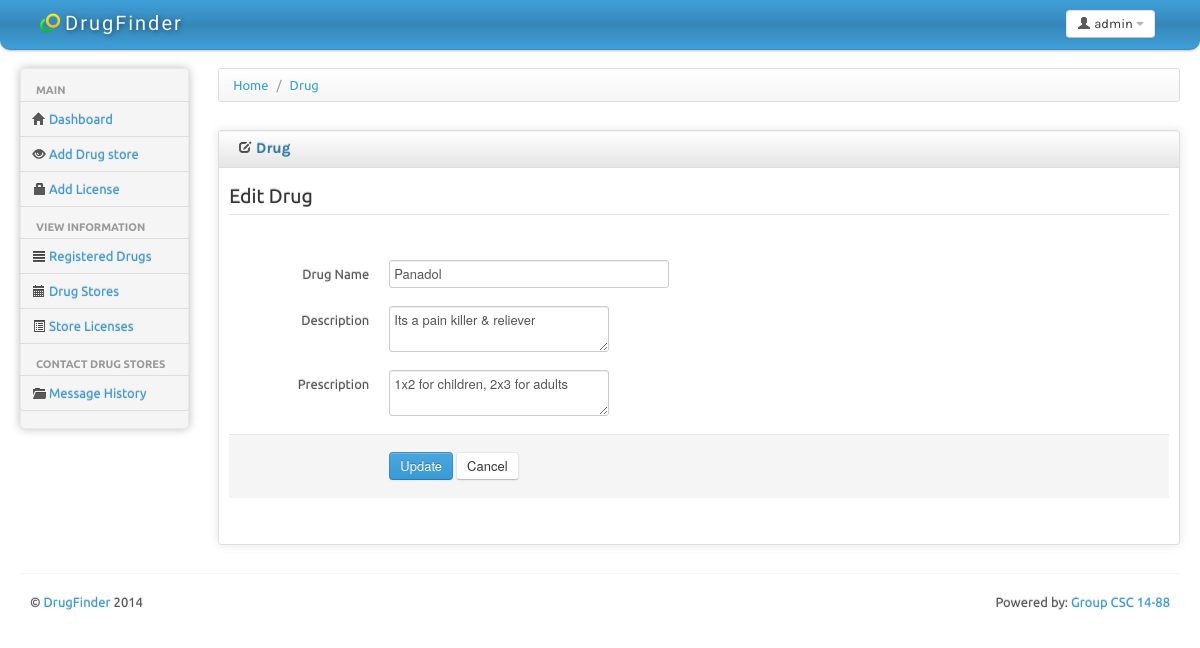
The app's page /admin/edit_drug.php?id=1 (signed in) with its own data.
### tables this page shows
CREATE TABLE IF NOT EXISTS `drug` (
  `drugId` int(20) NOT NULL AUTO_INCREMENT,
  `drugName` varchar(50) NOT NULL,
  `drugDescription` text NOT NULL,
  `prescription` text NOT NULL,
  `whoAdded` int(10) NOT NULL,
  `dateAdded` timestamp NOT NULL DEFAULT CURRENT_TIMESTAMP,
  PRIMARY KEY (`drugId`)
);

### admin/edit_drug.php (the view, shortened to what this page needs)
<?php
include('../include/admin_header.php');
if(isset($_REQUEST['id'])){
	$drugId = $_REQUEST['id'];
}else{
	$drugId='';
}
?>
			<div>
				<ul class="breadcrumb">
					<li>
						<a href="#">Home</a> <span class="divider">/</span>
					</li>
					<li>
						<a href="#">Drug</a>
					</li>
				</ul>
			</div>
			<div class="row-fluid sortable">
				<div class="box span12">
					<div class="box-header well" data-original-title>
						<h2><i class="icon-edit"></i> Drug</h2>
					</div>
					<div class="box-content">
						<form class="form-horizontal" action="edit_drug.php" method="post">
						  <fieldset>
							<legend> Edit Drug</legend>
							<?php
							$select = "select * from drug d where drugId='$drugId'";
							$query=mysql_query($select) or die('<div class="alert alert-success">Drug not found, <a href="#">click here</a> to view contacts</div>');
							while($result=mysql_fetch_array($query))
							{
							?>
							 <div class="control-group">
								<label class="control-label" for="focusedInput">Drug Name</label>
								<div class="controls">
								  <input class="input-xlarge focused" id="name" name="dname" type="text" value="<?php echo $result['drugName'];?>" data-rel="popover" data-content="This is usually the christian name e.g John" title="First Name">
								</div>
							  </div>
							  <div class="control-group">
							  <label class="control-label" for="textarea2">Description</label>
							  <div class="controls">
								<textarea class="autogrow" id="messagebox"  placeholder="text here..." name="description" data-rel="popover" data-content="Say forexample: This drug is for 'purpose of drug'" title="Description"><?php echo $result['drugDescription'];?></textarea>
							  </div>
							</div>
							<div class="control-group">
							  <label class="control-label" for="textarea2">Prescription</label>
							  <div class="controls">
								<textarea class="autogrow" id="messagebox"  placeholder="text here..." name="prescription" data-rel="popover" data-content="Say forexample: 1x4 for children below 16yrs, 2x3 for people above 16yrs" title="Prescription"><?php echo $result['prescription'];?></textarea>
							  </div>
							</div>
							<div class="form-actions">
							  <button type="submit" name="submit" class="btn btn-primary">Update</button>
							  <button type="reset" class="btn">Cancel</button>
							</div>
							<?php } ?>
						  </fieldset>
						</form>
					</div>
				</div>
			</div>
<?php include('../include/admin_footer.php'); ?>

### css/charisma-app.css (style rules this page uses)
.box { border: 1px solid #DEDEDE; border-radius:3px; -webkit-border-radius:3px; -moz-border-radius:3px; margin-top: 10px; margin-bottom: 10px ; box-shadow: 0 0 10px rgba(189, 189, 189, 0.4); -webkit-box-shadow: 0 0 10px rgba(189, 189, 189, 0.4); -moz-box-shadow: 0 0 10px rgba(189, 189, 189, 0.4); }
.box-header { border:none; padding-top:5px; border-bottom: 1px solid #DEDEDE; border-radius:3px 3px 0 0; -webkit-border-radius:3px 3px 0 0; -moz-border-radius:3px 3px 0 0; height:12px; min-height:12px; margin-bottom: 0; cursor:move; font-weight:bold; font-size:16px; background: -moz-linear-gradient(top, rgba(255,255,255,0) 0%, rgba(0,0,0,0.1) 100%); background: -webkit-gradient(linear, left top, left bottom, color-stop(0%,rgba(255,255,255,0)), color-stop(100%,rgba(0,0,0,0.1))); background: -webkit-linear-gradient(top, rgba(255,255,255,0) 0%,rgba(0,0,0,0.1) 100%); background: -o-linear-gradient(top, rgba(255,255,255,0) 0%,rgba(0,0,0,0.1) 100%); background: -ms-linear-gradient(top, rgba(255,255,255,0) 0%,rgba(0,0,0,0.1) 100%); background: linear-gradient(to bottom, rgba(255,255,255,0) 0%,rgba(0,0,0,0.1) 100%); filter: progid:DXImageTransform.Microsoft.gradient( startColorstr='#00ffffff', endColorstr='#1a000000',GradientType=0 ); }
.box-header h2 { font-size:15px; width:auto; clear:none; float:left; line-height:25px; }
.box-header h2 > i { margin-top:1px; }
.box-content { padding:10px; }

### include/admin_header.php (style rules this page uses)
body { padding-bottom: 40px; }

### records on screen
drug: dname "Panadol", description "Its a pain killer & reliever", prescription "1x2 for children, 2x3 for adults"
